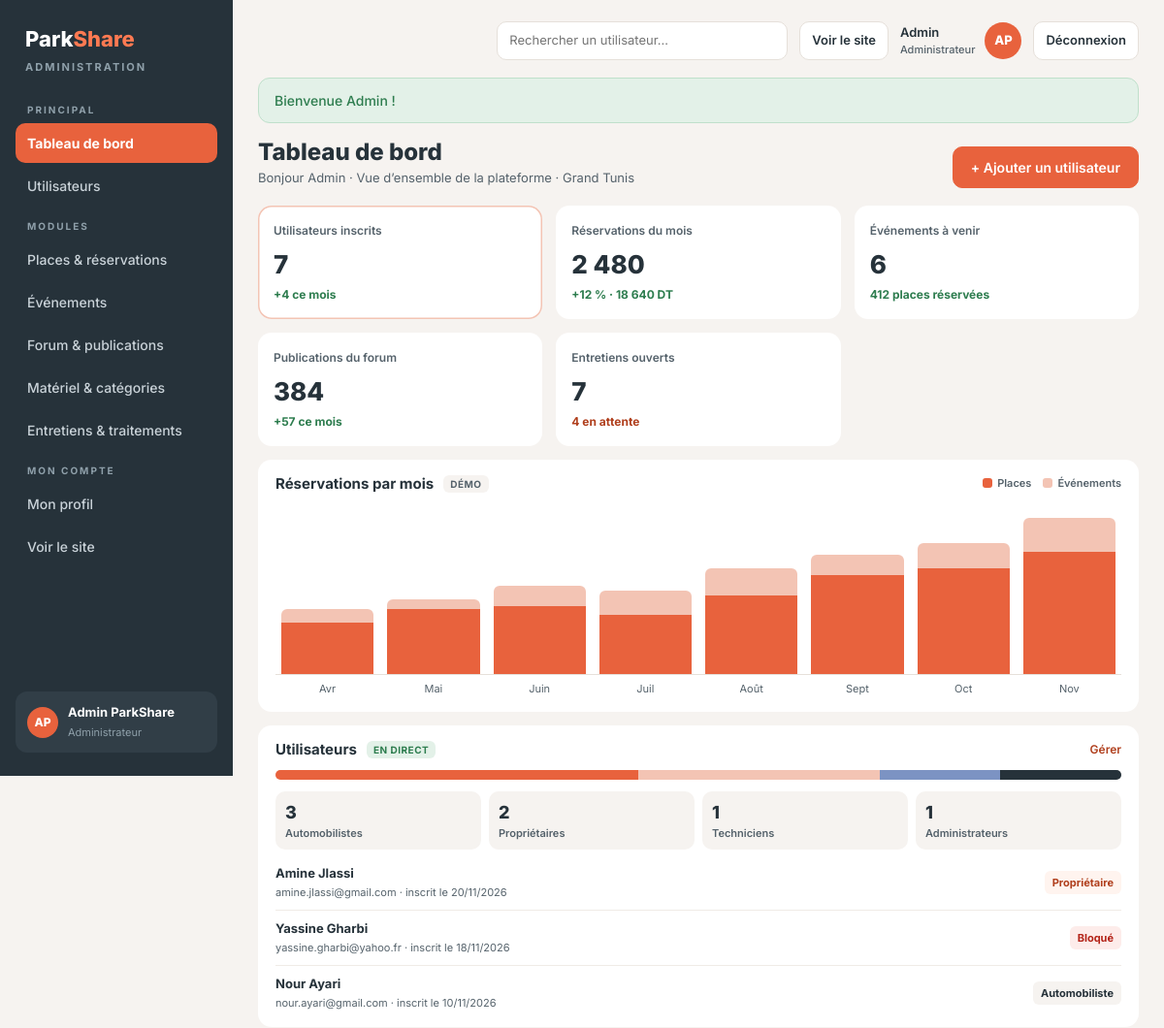
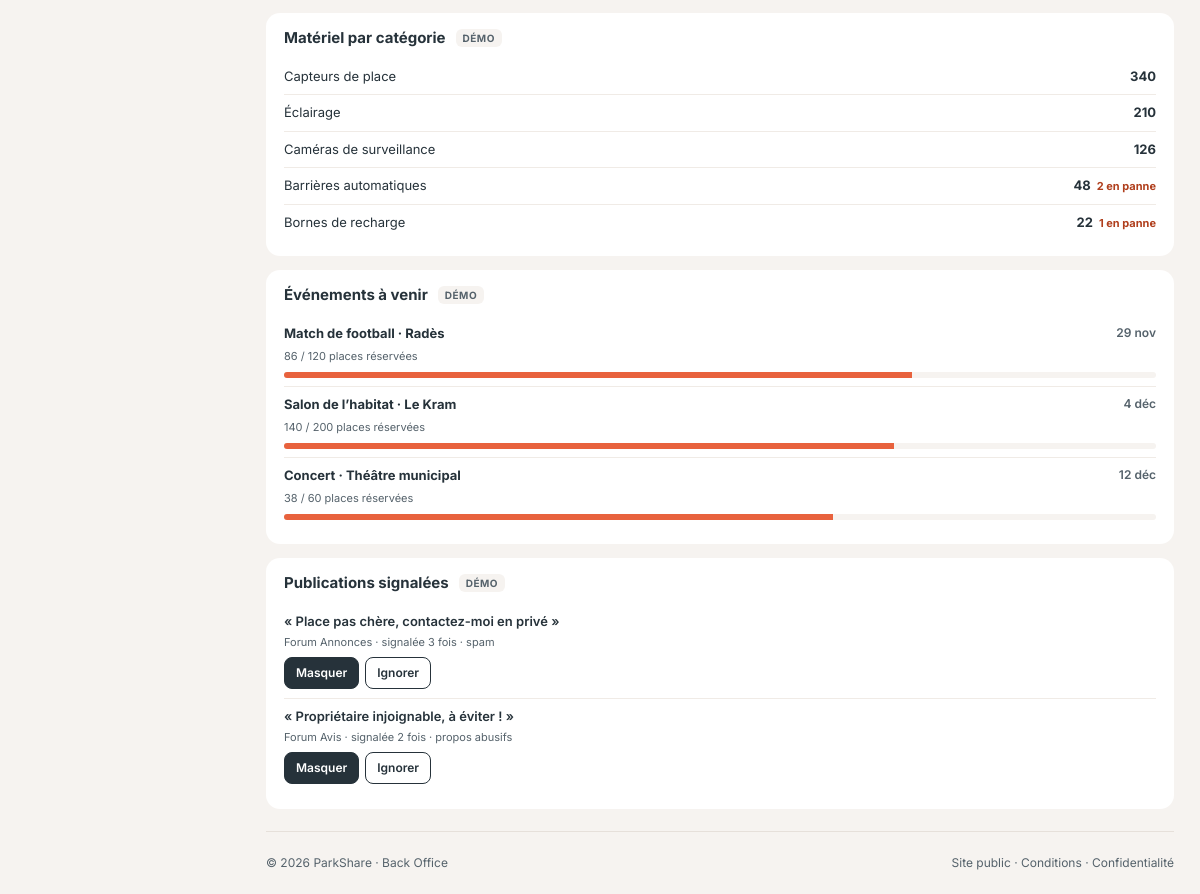
The app's page /index.php?action=admin (signed in) with its own data (2 pictures, top to bottom).
### tables this page shows
CREATE TABLE IF NOT EXISTS users (
    id              INT AUTO_INCREMENT PRIMARY KEY,
    nom             VARCHAR(50)  NOT NULL,
    prenom          VARCHAR(50)  NOT NULL,
    username        VARCHAR(50)  NOT NULL UNIQUE,
    email           VARCHAR(150) NOT NULL UNIQUE,
    telephone       VARCHAR(20)  NOT NULL,
    password        VARCHAR(255) NOT NULL,
    role            ENUM('client', 'proprietaire', 'technicien', 'admin') NOT NULL DEFAULT 'client',
    statut          ENUM('actif', 'bloque') NOT NULL DEFAULT 'actif',
    failed_attempts TINYINT UNSIGNED NOT NULL DEFAULT 0,
    locked_until    DATETIME NULL,
    last_login      DATETIME NULL,
    created_at      TIMESTAMP DEFAULT CURRENT_TIMESTAMP,
    updated_at      TIMESTAMP NULL DEFAULT NULL ON UPDATE CURRENT_TIMESTAMP,
    INDEX idx_role (role),
    INDEX idx_statut (statut)
);

### app/Controllers/Controller.php (called while the page is built, shortened)
<?php
require_once __DIR__ . '/../../config/database.php';
abstract class Controller
{
    protected string $page = 'home';
    public function __construct()
    {
        $this->db = Database::getConnexion();
    }
    protected function render(string $view, array $data = [], string $layout = 'front'): void
    {
        $content      = $this->capture(__DIR__ . '/../Views/pages/' . $view . '.php', $data);
        $currentPage  = $data['currentPage'] ?? $this->page;
        require __DIR__ . '/../Views/' . ($layout === 'admin' ? 'layout_admin.php' : 'layout.php');
    }
    private function capture(string $file, array $data): string
    {
        extract($data, EXTR_SKIP);
        require $file;
        return (string) ob_get_clean();
    }
}

### app/Controllers/DashboardController.php (called while the page is built, shortened)
<?php
class DashboardController extends Controller
{
    public function index(): void
    {
        $stats = $this->db->query(
            "SELECT COUNT(*) AS total,
                    SUM(created_at >= DATE_FORMAT(NOW(), '%Y-%m-01')) AS nouveaux,
                    SUM(role = 'client') AS client, SUM(role = 'proprietaire') AS proprietaire,
                    SUM(role = 'technicien') AS technicien, SUM(role = 'admin') AS admin,
                    SUM(statut = 'bloque') AS bloques
             FROM users"
        )->fetch();
        $latest = array_map(
            fn(array $row) => UserModel::fromArray($row),
            $this->db->query('SELECT * FROM users ORDER BY created_at DESC, id DESC LIMIT 5')->fetchAll()
        );
        $this->render('back/dashboard', [
            'title'  => 'Tableau de bord',
            'stats'  => array_map('intval', $stats),
            'latest' => $latest,
        ], 'admin');
    }
}

### index.php (called while the page is built, shortened)
<?php
require_once __DIR__ . '/app/helpers.php';
spl_autoload_register(function (string $class): void {
    foreach (['Controllers', 'Models'] as $folder) {
        $file = __DIR__ . '/app/' . $folder . '/' . $class . '.php';
        if (is_file($file)) {
            return;
        }
    }
});
AuthController::syncSession();
$routes = require __DIR__ . '/app/routes.php';
$action = (string) ($_GET['action'] ?? 'home');
[$controllerName, $method] = $routes[$action];
$param = $routes[$action][2] ?? null;
$controller = new $controllerName();
$param === null ? $controller->$method() : $controller->$method($param);

### app/helpers.php (called while the page is built, shortened)
<?php
function e(mixed $value): string
{
    return htmlspecialchars((string) ($value ?? ''), ENT_QUOTES, 'UTF-8');
}
function url(string $action, array $params = []): string
{
    $query = http_build_query(array_merge(['action' => $action], $params));
    return 'index.php?' . $query;
}
function isActive(string|array $pages, string $currentPage): string
{
    return in_array($currentPage, (array) $pages, true) ? 'active' : '';
}
function role_label(string $role): string
{
    return [
        'admin'        => 'Administrateur',
        'technicien'   => 'Technicien',
        'proprietaire' => 'Propriétaire',
        'client'       => 'Automobiliste',
    ][$role] ?? $role;
}
function initials(string $prenom, string $nom): string
{
    return mb_strtoupper(mb_substr($prenom, 0, 1) . mb_substr($nom, 0, 1));
}
function format_date(?string $date, bool $withTime = false): string
{
    $ts = strtotime($date);
    return $ts ? date($withTime ? 'd/m/Y H:i' : 'd/m/Y', $ts) : '—';
}
function current_user(): ?array
{
    return [
        'id'       => (int) $_SESSION['user_id'],
        'username' => $_SESSION['username'] ?? '',
        'nom'      => $_SESSION['nom'] ?? '',
        'prenom'   => $_SESSION['prenom'] ?? '',
        'role'     => $_SESSION['role'] ?? '',
    ];
}
function can(string $permission): bool
{
    return AuthController::can($permission);
}

### config/database.php (called while the page is built, shortened)
<?php
class Database
{
    private static ?PDO $pdo = null;
    public static function getConnexion(): PDO
    {
        if (self::$pdo === null) {
            try {
                self::$pdo = new PDO(
                    'mysql:host=' . DB_HOST . ';port=' . DB_PORT . ';dbname=' . DB_NAME . ';charset=utf8mb4',
                    DB_USER,
                    DB_PASS,
                    [
                        PDO::ATTR_ERRMODE            => PDO::ERRMODE_EXCEPTION,
                        PDO::ATTR_DEFAULT_FETCH_MODE => PDO::FETCH_ASSOC,
                        PDO::ATTR_EMULATE_PREPARES   => false,
                    ]
                );
            } catch (PDOException $e) {
                http_response_code(500);
                die(APP_DEBUG
                    ? 'Erreur de connexion : ' . htmlspecialchars($e->getMessage(), ENT_QUOTES, 'UTF-8')
                    : 'Erreur de connexion à la base de données. Vérifiez config/config.php.');
            }
        }
        return self::$pdo;
    }
}

### app/Controllers/AuthController.php (called while the page is built, shortened)
<?php
class AuthController extends Controller
{
    private static ?array $permissions = null;
    public static function isAuthenticated(): bool
    {
        return !empty($_SESSION['user_id']);
    }
    public static function syncSession(): void
    {
        $stmt = Database::getConnexion()->prepare('SELECT username, nom, prenom, role, statut FROM users WHERE id = :id LIMIT 1');
        $stmt->execute(['id' => (int) $_SESSION['user_id']]);
        $row = $stmt->fetch();
    }
    public static function can(string $permission): bool
    {
        self::$permissions ??= require __DIR__ . '/../../config/permissions.php';
        return in_array($permission, self::$permissions[$_SESSION['role'] ?? ''] ?? [], true);
    }
}

### app/Models/UserModel.php (called while the page is built, shortened)
<?php
class UserModel
{
    private string $nom = '';
    private string $prenom = '';
    private string $email = '';
    private string $role = 'client';
    private string $statut = 'actif';
    private string $createdAt = '';
    public function getNom(): string { return $this->nom; }
    public function getPrenom(): string { return $this->prenom; }
    public function getEmail(): string { return $this->email; }
    public function getRole(): string { return $this->role; }
    public function getStatut(): string { return $this->statut; }
    public function getCreatedAt(): string { return $this->createdAt; }
    public function setNom(string $nom): void { $this->nom = $nom; }
    public function setPrenom(string $prenom): void { $this->prenom = $prenom; }
    public function setEmail(string $email): void { $this->email = $email; }
    public function setRole(string $role): void { $this->role = $role; }
    public function setStatut(string $statut): void { $this->statut = $statut; }
    public function setCreatedAt(string $createdAt): void { $this->createdAt = $createdAt; }
    public static function fromArray(array $row): self
    {
        $user = new self();
        $user->setId((int) ($row['id'] ?? 0));
        $user->setNom((string) ($row['nom'] ?? ''));
        $user->setPrenom((string) ($row['prenom'] ?? ''));
        $user->setUsername((string) ($row['username'] ?? ''));
        $user->setEmail((string) ($row['email'] ?? ''));
        $user->setTelephone((string) ($row['telephone'] ?? ''));
        $user->setPassword((string) ($row['password'] ?? ''));
        $user->setRole((string) ($row['role'] ?? 'client'));
        $user->setStatut((string) ($row['statut'] ?? 'actif'));
        $user->setFailedAttempts((int) ($row['failed_attempts'] ?? 0));
        $user->setLockedUntil($row['locked_until'] ?? null);
        $user->setLastLogin($row['last_login'] ?? null);
        $user->setCreatedAt((string) ($row['created_at'] ?? ''));
        return $user;
    }
}

### app/Views/pages/back/dashboard.php (the view, shortened to what this page needs)
<?php
$me = current_user();
$total = max(1, $stats['total']);
$roleColors = ['client' => '#E8623D', 'proprietaire' => '#F3C4B4', 'technicien' => '#7C93C3', 'admin' => '#26323A'];
?>
<div class="top">
    <div>
        <h1>Tableau de bord</h1>
        <p>Bonjour <?= e($me['prenom']) ?> · Vue d’ensemble de la plateforme · Grand Tunis</p>
    </div>
    <?php if (can('users.create')): ?>
        <a class="btn btn-primary" href="<?= url('user_create') ?>">+ Ajouter un utilisateur</a>
    <?php endif; ?>
</div>
<div class="k">
    <?php if (can('users.view')): ?>
        <div class="t live"><small>Utilisateurs inscrits</small><b><?= number_format($stats['total'], 0, ',', ' ') ?></b><i>+<?= $stats['nouveaux'] ?> ce mois</i></div>
    <?php endif; ?>
    <?php if (can('places.manage')): ?><div class="t"><small>Réservations du mois</small><b>2 480</b><i>+12 % · 18 640 DT</i></div><?php endif; ?>
    <?php if (can('evenements.manage')): ?><div class="t"><small>Événements à venir</small><b>6</b><i>412 places réservées</i></div><?php endif; ?>
    <?php if (can('forum.moderate')): ?><div class="t"><small>Publications du forum</small><b>384</b><i>+57 ce mois</i></div><?php endif; ?>
    <?php if (can('entretiens.manage')): ?><div class="t w"><small>Entretiens ouverts</small><b>7</b><i>4 en attente</i></div><?php endif; ?>
</div>
<div class="row">
    <?php if (can('places.manage')): ?>
    <div class="p">
        <h2>Réservations par mois <span class="demo">DÉMO</span><span class="lg"><span><i style="background:#E8623D"></i>Places</span><span><i style="background:#F3C4B4"></i>Événements</span></span></h2>
        <div class="bars">
            <?php foreach ([[8, 30], [6, 38], [12, 40], [14, 35], [16, 46], [12, 58], [15, 62], [20, 72]] as [$ev, $pl]): ?>
                <div><span class="ev" style="height:<?= $ev ?>%"></span><span class="pl" style="height:<?= $pl ?>%"></span></div>
            <?php endforeach; ?>
        </div>
        <div class="x"><span>Avr</span><span>Mai</span><span>Juin</span><span>Juil</span><span>Août</span><span>Sept</span><span>Oct</span><span>Nov</span></div>
    </div>
    <?php endif; ?>
    <?php if (can('users.view')): ?>
        <div class="p">
            <h2>Utilisateurs <span class="livetag">EN DIRECT</span><a href="<?= url('users') ?>">Gérer</a></h2>
            <div class="rolebar">
                <?php foreach ($roleColors as $role => $color): ?>
                    <i style="width:<?= round($stats[$role] / $total * 100, 1) ?>%;background:<?= $color ?>"></i>
                <?php endforeach; ?>
            </div>
            <div class="sum">
                <?php foreach (['client', 'proprietaire', 'technicien', 'admin'] as $role): ?>
                    <div><b><?= $stats[$role] ?></b><?= e(role_label($role)) ?>s</div>
                <?php endforeach; ?>
            </div>
            <?php foreach (array_slice($latest, 0, 3) as $u): ?>
                <div class="tk">
                    <div><b><?= e($u->getPrenom() . ' ' . $u->getNom()) ?></b><small><?= e($u->getEmail()) ?> · inscrit le <?= e(format_date($u->getCreatedAt())) ?></small></div>
                    <span class="badge badge-<?= e($u->getStatut() === 'bloque' ? 'bloque' : $u->getRole()) ?>"><?= e($u->getStatut() === 'bloque' ? 'Bloqué' : role_label($u->getRole())) ?></span>
                </div>
            <?php endforeach; ?>
        </div>
    <?php endif; ?>
</div>
<?php if (can('users.view')): ?>
<div class="row3">
    <?php require __DIR__ . '/_materiel_panel.php'; ?>
    <?php if (can('evenements.manage')): ?>
    <div class="p">
        <h2>Événements à venir <span class="demo">DÉMO</span></h2>
        <div class="evi"><div class="evt"><b>Match de football · Radès</b><span>29 nov</span></div><small>86 / 120 places réservées</small><div class="bar"><i style="width:72%"></i></div></div>
        <div class="evi"><div class="evt"><b>Salon de l’habitat · Le Kram</b><span>4 déc</span></div><small>140 / 200 places réservées</small><div class="bar"><i style="width:70%"></i></div></div>
        <div class="evi"><div class="evt"><b>Concert · Théâtre municipal</b><span>12 déc</span></div><small>38 / 60 places réservées</small><div class="bar"><i style="width:63%"></i></div></div>
    </div>
    <?php endif; ?>
    <div class="p">
        <h2>Publications signalées <span class="demo">DÉMO</span></h2>
        <div class="ps"><p>« Place pas chère, contactez-moi en privé »</p><small>Forum Annonces · signalée 3 fois · spam</small><div class="ac"><span class="btn btn-dark btn-sm">Masquer</span><span class="btn btn-sm">Ignorer</span></div></div>
        <div class="ps"><p>« Propriétaire injoignable, à éviter ! »</p><small>Forum Avis · signalée 2 fois · propos abusifs</small><div class="ac"><span class="btn btn-dark btn-sm">Masquer</span><span class="btn btn-sm">Ignorer</span></div></div>
    </div>
</div>
<?php endif; ?>

### app/Views/partials/sidebar.php
<?php
$currentPage = $currentPage ?? 'admin';
$me = current_user();
$menu = [
    'PRINCIPAL' => [
        ['admin', 'Tableau de bord', 'dashboard.view', ['admin']],
        ['users', 'Utilisateurs', 'users.view', ['users', 'user_create', 'user_show', 'user_edit']],
    ],
    'MODULES' => [
        ['admin_places', 'Places & réservations', 'places.manage', ['admin_places']],
        ['admin_evenements', 'Événements', 'evenements.manage', ['admin_evenements']],
        ['admin_forum', 'Forum & publications', 'forum.moderate', ['admin_forum']],
        ['admin_materiel', 'Matériel & catégories', 'materiel.manage', ['admin_materiel']],
        ['admin_entretiens', 'Entretiens & traitements', 'entretiens.manage', ['admin_entretiens']],
    ],
    'MON COMPTE' => [
        ['profile', 'Mon profil', 'backoffice', ['profile', 'profile_edit', 'password']],
        ['home', 'Voir le site', 'backoffice', []],
    ],
];
?>
<aside class="sidebar">
    <a class="brand" href="<?= url('admin') ?>">Park<span>Share</span></a>
    <div class="role"><?= $me && $me['role'] === 'admin' ? 'ADMINISTRATION' : 'ESPACE TECHNICIEN' ?></div>
    <nav aria-label="Menu du back office">
        <?php foreach ($menu as $section => $items): ?>
            <?php $visible = array_filter($items, fn($i) => can($i[2])); ?>
            <?php if ($visible): ?>
                <div class="sec"><?= e($section) ?></div>
                <?php foreach ($visible as [$action, $label, , $pages]): ?>
                    <a class="m <?= isActive($pages, $currentPage) ?>" href="<?= url($action) ?>"><?= e($label) ?></a>
                <?php endforeach; ?>
            <?php endif; ?>
        <?php endforeach; ?>
    </nav>
    <?php if ($me): ?>
        <div class="me">
            <div class="avatar"><?= e(initials($me['prenom'], $me['nom'])) ?></div>
            <div><b><?= e($me['prenom'] . ' ' . $me['nom']) ?></b><small><?= e(role_label($me['role'])) ?></small></div>
        </div>
    <?php endif; ?>
</aside>

### app/Views/partials/header.php (shortened to what this page needs)
<?php $me = current_user(); ?>
<header class="header">
    <?php if (can('users.view')): ?>
        <form class="q" id="form-header-search" method="GET" action="index.php" role="search">
            <input type="text" id="header-q" name="q" placeholder="Rechercher un utilisateur…" autocomplete="off">
        </form>
    <?php endif; ?>
    <a class="site" href="<?= url('home') ?>">Voir le site</a>
    <?php if ($me): ?>
        <a class="who" href="<?= url('profile') ?>">
            <span><?= e($me['prenom']) ?><small><?= e(role_label($me['role'])) ?></small></span>
            <span class="av"><?= e(initials($me['prenom'], $me['nom'])) ?></span>
        </a>
        <form class="inline" method="POST" action="<?= url('logout') ?>">
            <button type="submit" class="logout">Déconnexion</button>
        </form>
    <?php endif; ?>
</header>

### records on screen
users: initials($me['prenom'], $me['nom']) "AP", prenom+nom "Admin ParkShare", role "Administrateur", prenom "Admin"
users: $stats[$role] / $total * 100 28.6 (drawn)
users: $u->getPrenom() . ' ' . $u->getNom() "Amine Jlassi", email "amine.jlassi@gmail.com", created_at "20/11/2026", statut+role "Propriétaire"
users: $u->getPrenom() . ' ' . $u->getNom() "Yassine Gharbi", email "yassine.gharbi@yahoo.fr", created_at "18/11/2026", statut "Bloqué"
users: $u->getPrenom() . ' ' . $u->getNom() "Nour Ayari", email "nour.ayari@gmail.com", created_at "10/11/2026", statut+role "Automobiliste"

### other values on screen
$section "PRINCIPAL"
$label "Tableau de bord"
$label "Utilisateurs"
$section "MODULES"
$label "Places & réservations"
$label "Événements"
$label "Forum & publications"
$label "Matériel & catégories"
$label "Entretiens & traitements"
$section "MON COMPTE"
$label "Mon profil"
$label "Voir le site"
$f['message'] "Bienvenue Admin !"
$stats['total'] "7"
$stats['nouveaux'] "4"
